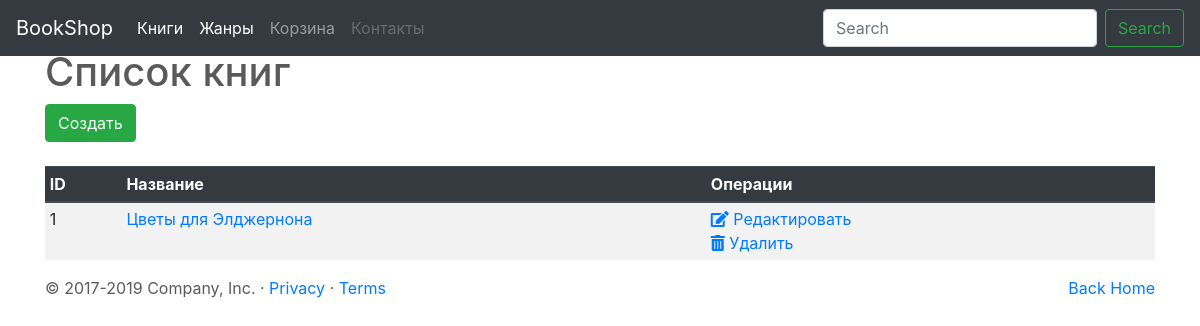
The app's page /books/list/, older data.
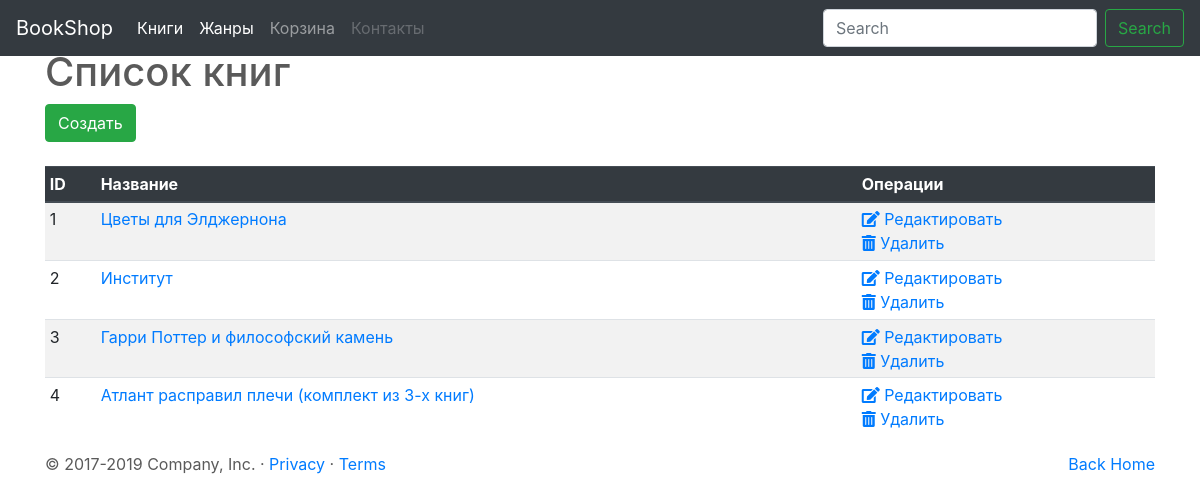
The same page, newer data.
### book/models.py (models this page shows, shortened)
class Book(models.Model):
    name=models.CharField(max_length=100, verbose_name="Название книги")
    image = models.ImageField(upload_to='books_images/', blank=True, null=True, verbose_name="Фото обложки", default='30478-3261.jpg')
    description=models.TextField (blank=True, null=True, verbose_name="Описание книги")
    genres=models.ManyToManyField(Genre)
    price=models.DecimalField(max_digits=10, decimal_places=2, verbose_name="Цена (BYN)")
    year = models.PositiveIntegerField(
               validators=[
                   MinValueValidator(1900),
                   MaxValueValidator(datetime.now().year)],
               help_text="Используйте формат: <YYYY>", default=datetime.now().year, blank=True, null=True, verbose_name="Год издания")
    pages=models.PositiveIntegerField(blank=True, null=True, verbose_name="Количество страниц")
    binding=models.CharField(blank=True, null=True, max_length=100, verbose_name="Переплет")
    isbn=models.CharField(blank=True, null=True, unique=True, max_length=17, verbose_name='ISBN')
    weight=models.PositiveIntegerField(blank=True, null=True, verbose_name="Вес (гр)")
    age_rating=models.PositiveIntegerField(blank=True, null=True, verbose_name='Возрастные ограничения')
    quantity=models.PositiveIntegerField(default=0, verbose_name='Количество книг в наличии')
    active=models.BooleanField(default=False, verbose_name="Активный (доступен для заказа, Да/Нет)")
    rating=models.PositiveIntegerField(blank=True, null=True, verbose_name='Рейтинг (0 - 10)')
    created=models.DateTimeField(auto_now_add=True, editable=False, verbose_name='Дата внесения в каталог')
    modified=models.DateTimeField(auto_now=True, editable=False, verbose_name='Дата последнего изменения')

### book/views.py (the view)
# urls.py: path('list/',views.ViewBooks.as_view(),name="list"),
class ViewBooks(ListView):
    template_name = 'book_list.html'
    model = Book
    paginate_by = 100

### book/templates/book_list.html (shortened to what this page needs)
{% extends 'base.html' %}
{% block content %}
<div class ='container'>
<h1>Список книг</h1>
<a href="{% url 'book:create' %}"><button type="button" class="btn btn-success">Cоздать</button></a>
<br>
<br>
<table class= "table table-striped table-sm">
    <thead class="thead-dark">
        <tr>
            <th scope="col">ID</th>
            <th scope="col">Название</th>
            <th scope="col">Операции</th>
        </tr>
    </thead>
    <tbody>
        {% for obj in object_list %}
            <tr>
                <td scope="row">{{obj.id}}</td>
                <td><a href="{% url 'book:detail' obj.pk %}">{{obj.name}}</a></td>
                <td><a href="{% url 'book:edit' obj.pk %}"><i class="fas fa-edit"></i> Редактировать</a><br>
                    <a href="{% url 'book:delete' obj.pk %}"><i class="fas fa-trash-alt"></i> Удалить</a></td>
            </tr>
        {% empty %}
            <tr>Нет книг.</tr>
        {% endfor %}
    </tbody>
</table>
</div>
{% endblock %}

Row changes from the older to the newer data that the page shows:
added Book: id "2", name "Институт"
added Book: id "3", name "Гарри Поттер и философский камень"
added Book: id "4", name "Атлант расправил плечи (комплект из 3-х книг)"
